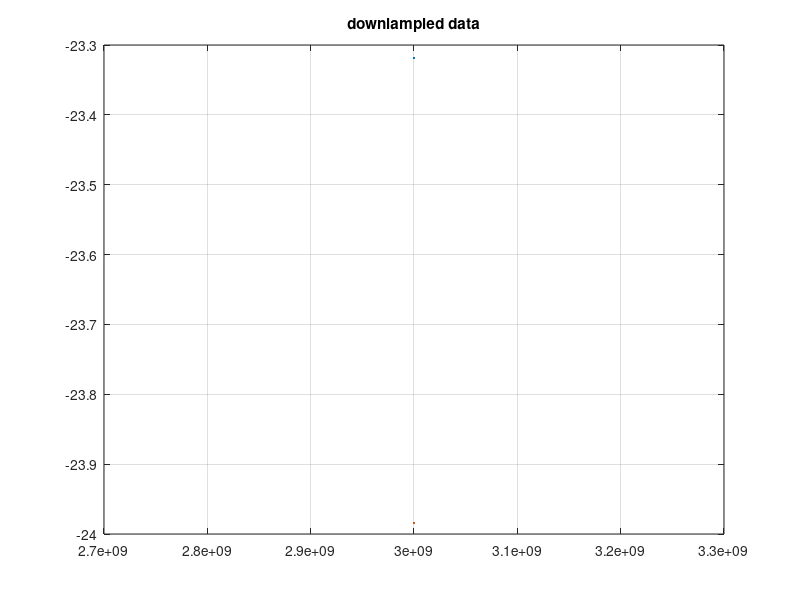

MATLAB code to generate this figure: (Note: this script raises an error after producing the figure.)
% fiting nockit 2

%load('C:\Users\guypa\Google Drive\LIMUDIM\Lab_research\NOCKIT_new_folder\data\NOCKIT5_2traces_data.mat')
load NOCKIT5_2traces_data
N_downsample = 201;
N_downsample = length(freq);
data_red = downsample(data,N_downsample);
data_dB_red = 20*log10(abs(data_red));
freq_red = downsample(freq,N_downsample);
figure(1); plot(freq_red, data_dB_red); title("downlampled data"); grid on;


%%
% geometry: and network structure
N=30; % number of couplers. (= number of unit cells minus 1) 
M = 2; % number of lines
L0 = 100e-6; % length of each line segment
d = 27e-6; % length of each coupler segment
t = 9e-9;
W = 2.3e-6;
W_c = 300e-9;
H = 16e-9;


addpath('C:\Users\guypa\Google Drive\LIMUDIM\Lab_research\repos2\NOCKIT-simulation');
[Y0, v_ph]  = get_microstrip_properties(W,t,H);
[Yc, v_ph_c]  = get_microstrip_properties(W_c,t,H);

%%

x0 = [1.7,1.7,1.1,-20];
% x0 = [1.7,1.7,1.1]
% x0 = [1.7,1.1];
% x0 = [1.7,1.1, -22];



x0 = [1,1,2,-20];

x0 = [0.9490    1.1236    2.6439  -22.2561]
cost = get_cost_new(x0)

%%
%% matlab optimization


options = optimset('PlotFcns',@optimplotfval, 'Display','iter');

  lb = [.5, .5, .1 ,-40 ];
%   lb = [.1, .1, .1  ];
%    lb = [.1, .1, -40];
ub = [2.5, 2,3, 0];
% ub = [3, 3,3];
% ub = [3, 3, 0];
%    [X,costval] = fminsearchbnd(@get_cost_new2,x0,lb,ub, options)
% 
A = [];
b = [];
Aeq = [];
beq = [];



[X,costval] = fmincon(@get_cost_new2,x0, A,b,Aeq,beq,lb,ub,[] ,options);


%%
% X = [ 0.1216    0.9369    1.0754  -22.0307]
%X = [1.7,1.1]
% X=[1.7856    1.1320  -22.0302]
% 
%  X = [1 ,1,   2  -22.2021]

t_new = t*X(1);
W_c_new = W_c*X(2);
[Y0_new, v_ph_new]  = get_microstrip_properties(W,t_new,H);
[Yc_new, v_ph_c_new]  = get_microstrip_properties(W_c_new,t_new,H);
    v_ph_new = v_ph_new*X(3);
    v_ph_c_new = v_ph_c_new*X(3);
    Yc_new = Yc_new*X(3);
    Y0_new = Y0_new*X(3);
    
      
    
    trans = freq_scan_fun_4(freq_red,v_ph_new, v_ph_c_new, Y0_new, Yc_new);
    trans_dB = 20*log10(abs(trans));
%
    figure(2); clf;plot(freq_red, trans_dB + X(4), '--') ; grid on
    cc = colororder();
    hold on
    plot(freq, data_dB(:,1), 'color',cc(1,:))
    plot(freq, data_dB(:,2), 'color',cc(2,:))
    
    